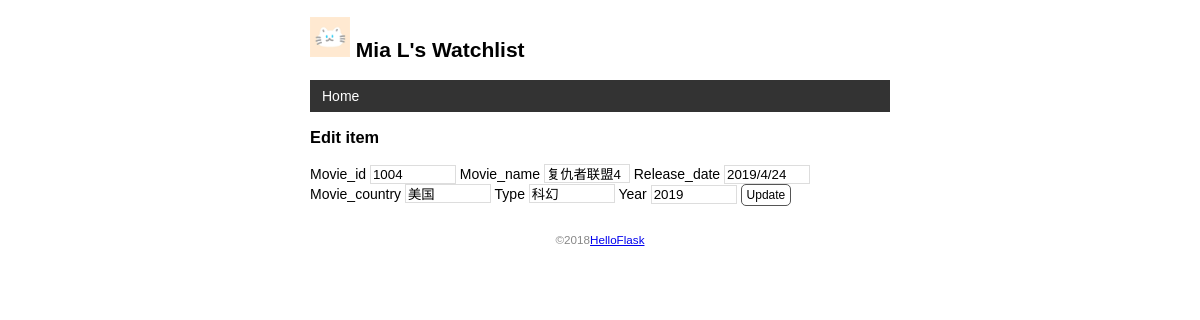
Page /movies_info/m_edit/1004 on the committed database.
### app.py (models this page shows)
class User(db.Model):
    id=db.Column(db.String(4),primary_key=True)
    name=db.Column(db.String(20))

class Movie_info(db.Model):
    movie_id=db.Column(db.String(4),primary_key=True)
    movie_name=db.Column(db.String(60))
    release_date=db.Column(db.String(12))
    movie_country=db.Column(db.String(10))
    type=db.Column(db.String(10))
    year=db.Column(db.String(10))

### app.py (the view, shortened to what this page needs)
@app.route('/movies_info/m_edit/<int:movie_id>',methods=['GET','POST'])
def m_edit(movie_id):
    movies_info = Movie_info.query.get_or_404(movie_id)
    return render_template('m_edit.html',movies_info=movies_info)

### app.py (called while the page is built)
@app.context_processor
def inject_user():
    user=User.query.first()
    return dict(user=user)

### templates/m_edit.html
{% extends 'base.html' %}
{% block content %}
<h3>Edit item</h3>
<form method="post">
    Movie_id <input type="text" name="movie_id" autocomplete="off" required value="{{ movies_info.movie_id }}">
    Movie_name <input type="text" name="movie_name" autocomplete="off" required value="{{ movies_info.movie_name }}">
    Release_date <input type="text" name="release_date" autocomplete="off" required value="{{ movies_info.release_date }}">
    Movie_country <input type="text" name="release_date" autocomplete="off" required value="{{ movies_info.movie_country }}">
    Type <input type="text" name="type" autocomplete="off" required value="{{ movies_info.type }}">
    Year <input type="text" name="year" autocomplete="off" required value="{{ movies_info.year }}">
    <input class="btn" type="submit" name="submit" value="Update">
</form>
{% endblock %}

### templates/base.html (shortened to what this page needs)
<!DOCTYPE html>
<html lang="en">
<head>
    {% block head %}
    <link rel="stylesheet" href="{{ url_for('static',filename='style.css') }}"type="text/css">
    {% endblock %}
</head>
<body>
    <h2>
        <img alt="Avatar"class="avatar"src="{{ url_for('static',filename='images/avatar.png') }}">
        {{ user.name }}'s Watchlist
    </h2>
    <nav>
        <ul>
            <li><a href="{{ url_for('index') }}">Home</a></li>
        </ul>
    </nav>
    {% block content %}{% endblock %}
    <footer>
        <small>&copy;2018<a href="http://helloflask.com/tutorial">HelloFlask</a></small>
    </footer>
</body>
</html>

### static/style.css (style rules this page uses)
body { margin:auto; max-width:580px; font-size:14px; font-family:Helvetica,Arial,sans-serif; }
footer { color:#888; margin-top:15px; text-align:center; padding: 10px; }
.avatar { width:40px; }
nav ul { list-style-type:none; margin:0; padding:0; overflow:hidden; background-color:#333; }
nav li { float:left; }
nav li a { display:block; color:white; text-align:center; padding:8px 12px; text-decoration:none; }
input[type=submit] { font-family:inherit; }
input[type=text] { border:1px solid #ddd; }
input[name=movie_id] { width:80px; }
input[name=movie_name] { width:80px; }
input[name=release_date] { width:80px; }
input[name=type] { width:80px; }
input[name=year] { width:80px; }
.btn { font-size:12px; padding:3px 5px; text-decoration:none; cursor:pointer; background-color:white; color:black; border:1px solid #555555; border-radius:5px; }

### rows in the picture
User: name "Mia L"
Movie_info: movie_id "1004", movie_name "复仇者联盟4", release_date "2019/4/24", release_date "美国", type "科幻", year "2019"
